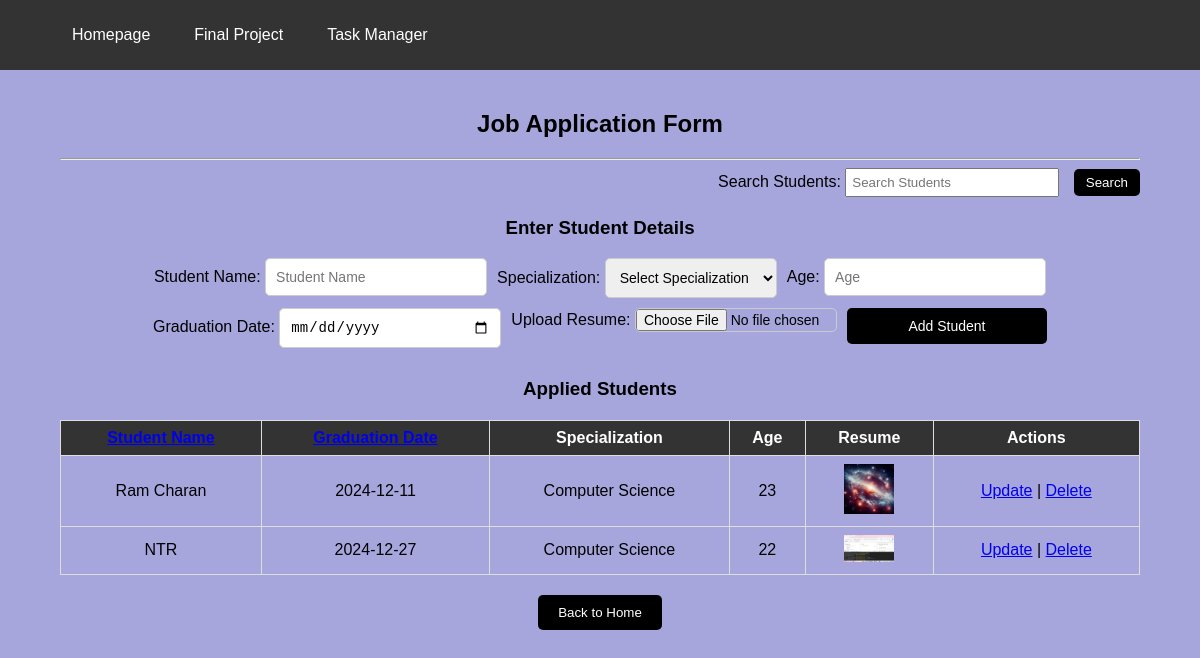
The page /final_project?sort_column=due_date on the database its author committed.
### models.py (models this page shows, shortened)
class Project(db.Model):
    id = db.Column(db.Integer, primary_key=True)
    task = db.Column(db.String(100), nullable=False)
    category = db.Column(db.String(50), nullable=False)
    priority = db.Column(db.Integer, nullable=False)
    due_date = db.Column(db.Date, nullable=False)
    file_name = db.Column(db.String(200), nullable=False)
    date_created = db.Column(db.DateTime, default=datetime.utcnow)

### app.py (the view)
@app.route('/final_project', methods=['POST', 'GET'])
def form():
    if request.method == 'POST':
        try:
            task = request.form['pName']
            category = request.form['product_type']
            priority = int(request.form['pr'])
            due_date_str = request.form['due_date']
            file = request.files['file_upload']
            due_date = datetime.strptime(due_date_str, '%Y-%m-%d').date()
            file = request.files.get('file_upload')  # Use .get() to avoid KeyError
            if file and file.filename:
             UPLOAD_FOLDER = os.path.join(current_app.root_path, 'static', 'uploads')
             app.config['UPLOAD_FOLDER'] = UPLOAD_FOLDER
             file_path = os.path.join(app.config['UPLOAD_FOLDER'], file.filename)
             file.save(file_path)  # Check if a file is uploaded and has a valid filename
            else:
                file_path = None
            new_project = Project(
                task=task,
                category=category,
                priority=priority,
                due_date=due_date,
                file_name=file.filename,
            )
            db.session.add(new_project)
            db.session.commit()
            return redirect('/final_project')
        except Exception as e:
            return f'There was an issue adding your project: {e}'
    else:
        search_query = request.args.get('search_query', '').strip()
        sort_column = request.args.get('sort_column', 'task')
        sort_column = request.args.get('sort_column', 'task')
        valid_columns = ['task', 'due_date']
        if sort_column not in valid_columns:
            sort_column = 'task'  # Default to 'priority' if invalid sort_column is provided
        sort_query = asc(getattr(Project, sort_column))
        if search_query:
            projects = Project.query.filter(
                or_(
                    Project.task.ilike(f'%{search_query}%'),
                    Project.category.ilike(f'%{search_query}%')
                )
            ).order_by(sort_query).all()
        else:
             projects = Project.query.order_by(sort_query).all()
        return render_template('/final_project/Form.html',
                               projects=projects,
                               search_query=search_query)

### templates/final_project/Form.html (shortened to what this page needs)
{% extends 'base.html' %}
{% block body %}
<div class="container">
    <h1>Job Application Form</h1>
    <hr>
    <div class="search-bar">
        <form method="GET" action="/final_project">
            <label for="search-query">Search Students:</label>
            <input type="text" id="search-query" name="search_query" placeholder="Search Students">
            <button type="submit">Search</button>
        </form>
    </div>
    <h3>Enter Student Details</h3>
    <form action="/final_project" method="POST" enctype="multipart/form-data" class="add-product-form">
        <div class="form-group">
            <label for="pName">Student Name:</label>
            <input type="text" name="pName" id="pName" placeholder="Student Name" required>
        </div>
        <div class="form-group">
            <label for="product-type">Specialization:</label>
            <select id="product-type" name="product_type" required>
                <option value="">Select Specialization</option>
            </select>
        </div>
        <div class="form-group">
            <label for="pr">Age:</label>
            <input type="number" name="pr" id="pr" placeholder="Age" required>
        </div>
        <div class="form-group">
            <label for="due-date">Graduation Date:</label>
            <input type="date" id="due-date" name="due_date" required>
        </div>
        <div class="form-group">
            <label for="file-upload">Upload Resume:</label>
            <input type="file" id="file-upload" name="file_upload">
        </div>
        <div class="form-group">
            <input type="submit" value="Add Student">
        </div>
    </form>
    <h3>Applied Students</h3>
    {% if projects|length < 1 %}
        {% if search_query %}
            <h4 style="text-align: center; color: red;">No students found for your search: "{{ search_query }}"</h4>
        {% else %}
            <h4 style="text-align: center;">There are no applications found. Add a New application form!</h4>
        {% endif %}
    {% else %}
        <table class="table_style">
            <tr>
                <th><a href="?sort_column=task">Student Name</a></th>
                <th><a href="?sort_column=due_date">Graduation Date</a></th>
                <th>Specialization</th>
                <th>Age</th>
                <th>Resume</th>
                <th>Actions</th>
            </tr>
            {% for project in projects %}
            <tr>
                <td>{{ project.task }}</td>
                <td>{{ project.due_date }}</td>
                <td>{{ project.category }}</td>
                <td>{{ project.priority }}</td>
                <td>
                    <a href="{{ url_for('static', filename='uploads/' + project.file_name) }}">
                        <img src="{{ url_for('static', filename='uploads/' + project.file_name) }}"
                             alt="{{ project.file_name }}"
                             style="max-width: 50px; max-height: 50px;">
                    </a>
                </td>
                <td>
                    <a href="/update_form/{{ project.id }}">Update</a> |
                    <a href="/delete_form/{{ project.id }}">Delete</a>
                </td>
            </tr>
            {% endfor %}
        </table>
    {% endif %}
    <div class="back-button">
        <a href="/" style="text-decoration: none;">
            <button class="btn">Back to Home</button>
        </a>
    </div>
</div>
{% endblock %}

### static/css/main.css (style rules this page uses)
body, html { margin: 0; font-family: sans-serif; background-color: rgb(166, 166, 221); }
.container { width: 90%; margin: 0 auto; padding: 20px; text-align: center; }
.search-bar { display: flex; justify-content: flex-end; margin-bottom: 20px; }
.search-bar input { width: 200px; padding: 5px; margin-right: 10px; }
.search-bar button { padding: 6px 12px; background-color: black; color: white; border: none; border-radius: 5px; cursor: pointer; }
.add-product-form { display: flex; flex-wrap: wrap; justify-content: center; gap: 10px; margin-bottom: 30px; }
input { width: 200px; height: auto; }
.add-product-form input, .add-product-form select { padding: 10px; font-size: 14px; border: 1px solid #ccc; border-radius: 5px; }
.add-product-form input[type="file"] { padding: 0; }
.add-product-form input[type="submit"] { background-color: black; color: white; border: none; border-radius: 5px; cursor: pointer; padding: 10px 20px; }
.table_style { width: 100%; border-collapse: collapse; margin-top: 20px; }
.table_style th, .table_style td { border: 1px solid #ddd; padding: 8px; text-align: center; }
.table_style th { background-color: #333; color: white; }
.back-button { text-align: center; margin-top: 20px; }
.back-button .btn { padding: 10px 20px; background-color: black; color: white; border: none; border-radius: 5px; cursor: pointer; }

### rows shown on the page
Project: task "Ram Charan", due_date "2024-12-11", category "Computer Science", priority "23", file_name (picture)
Project: task "NTR", due_date "2024-12-27", category "Computer Science", priority "22", file_name (picture)
